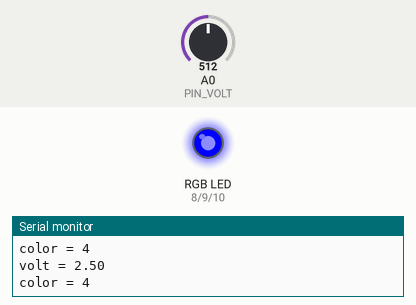
The sketch below on a simulated Arduino Uno, built with avr-gcc and run on an emulated ATmega328P. Shown: an RGB LED mixed from three pins (HIGH = lit), the last lines printed to the serial monitor. The inputs (shaded band) are chosen by the test bench; at power-on: A0 (PIN_VOLT) = 512.

Above: at 1.2 s.
1.3 s: A0 (PIN_VOLT) set to 634
2.8 s: A0 (PIN_VOLT) set to 662
At 4.0 s:
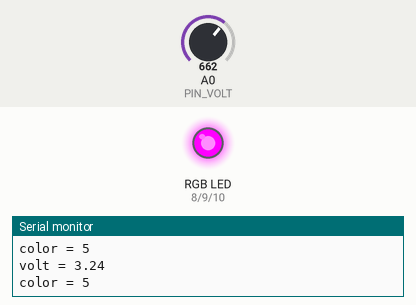
4.3 s: A0 (PIN_VOLT) set to 779
5.8 s: A0 (PIN_VOLT) set to 802
At 7.0 s:
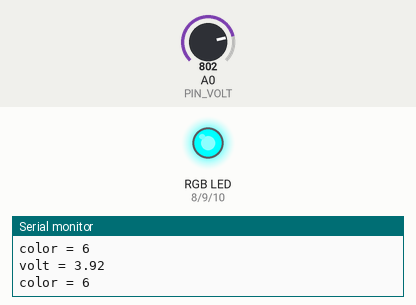
7.3 s: A0 (PIN_VOLT) set to 917
8.8 s: A0 (PIN_VOLT) set to 937
At 10.1 s:
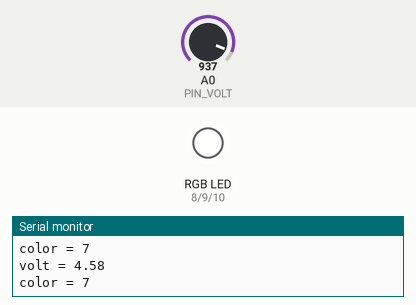
Timing chart, 0 to 11.3 s (numbered marks = the images above; inputs shaded):
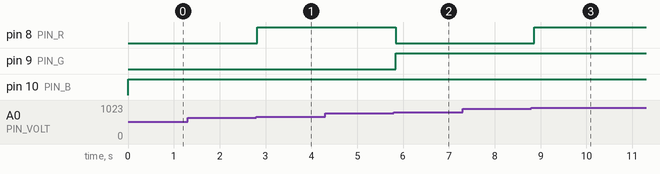

The sketch:

VoltLed.ino
```cpp
#define SERIAL_RATE (9600)
#define PIN_VOLT (A0)
#define PIN_R (8)
#define PIN_G (9)
#define PIN_B (10)
#define CHECK_R (1)
#define CHECK_G (2)
#define CHECK_B (4)
#define VMAX (4.9)
#define VSTEP (VMAX / 7.)

// nVolt: 0~1023 (0이면 0V, 1023이면 5V)
double getVolt(int nPort) {
  int nVolt = analogRead(nPort);  // 아날로그 포트는 A로 시작
  // 1023:5 = nVolt:volt => 1023/5 = nVolt/volt => volt = 5/1023*nVolt
  double volt = 5. / 1023. * nVolt;  // double 나눗셈을 위해 소수점 추가
  return volt;
}

void initLed() {
  pinMode(PIN_R, OUTPUT);
  pinMode(PIN_G, OUTPUT);
  pinMode(PIN_B, OUTPUT);
}

void turnRgbLed(int nColor) {
  int nR = nColor & CHECK_R;  // &: 비트 단위 and 연산
  int nG = nColor & CHECK_G;
  int nB = nColor & CHECK_B;
  digitalWrite(PIN_R, (nR) ? HIGH : LOW);
  digitalWrite(PIN_G, (nG) ? HIGH : LOW);
  digitalWrite(PIN_B, (nB) ? HIGH : LOW);
}

void turnOffLed() {
  digitalWrite(PIN_R, LOW);
  digitalWrite(PIN_G, LOW);
  digitalWrite(PIN_B, LOW);
}

void setup() {
  // put your setup code here, to run once:
  Serial.begin(SERIAL_RATE);
  initLed();
  turnOffLed();
}

void loop() {
  // put your main code here, to run repeatedly:
  double volt = getVolt(PIN_VOLT);
  Serial.println("volt = " + String(volt));
  // 색깔: 0~7
  // roundoff(반올림): round 함수
  int nColor = round(volt / VSTEP);  // 0~7
  Serial.println("color = " + String(nColor));
  turnRgbLed(nColor);
  delay(100);  // 100 msec 지연
}
```

Measured:
- the behaviour switches between 644 and 645 on A0 (PIN_VOLT) (found by bisection; images 0 and 1)
- the behaviour switches between 787 and 788 on A0 (PIN_VOLT) (found by bisection; images 1 and 2)
- the behaviour switches between 930 and 931 on A0 (PIN_VOLT) (found by bisection; images 2 and 3)
- after the input at 2.8 s, pin 8 (PIN_R): LOW → HIGH at once
- after the input at 5.8 s, pin 8 (PIN_R): HIGH → LOW at once; pin 9 (PIN_G): LOW → HIGH at once
- after the input at 8.8 s, pin 8 (PIN_R): LOW → HIGH after 0.06 s
